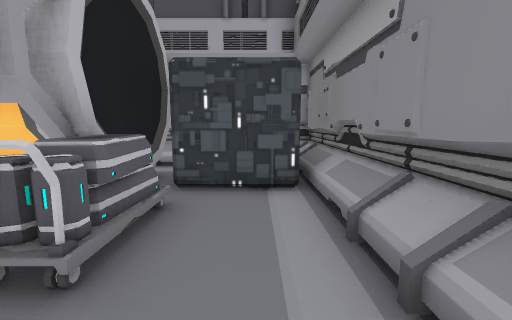
view 1 (above)

24 first-person views from a walk through a 3-D level made in the Unity game engine. The camera is 1.2 m above the floor, tilts 8° down and sees 90° across. The floor is counted in squares, 1 m on a side. Each view is taken from the middle of a square. On the plan, view 1 faces up. The plan holds only what a view shows up to about 12 squares ahead; the rest is blank. The place goes on beyond the plan. Some animated figures are left out.

view 2
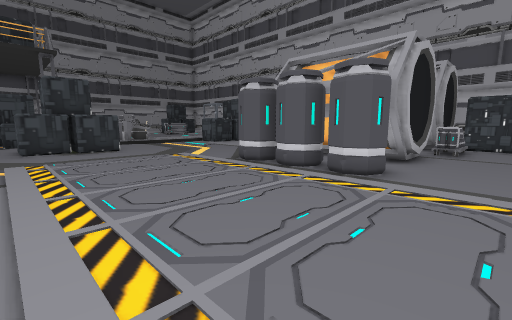

view 3
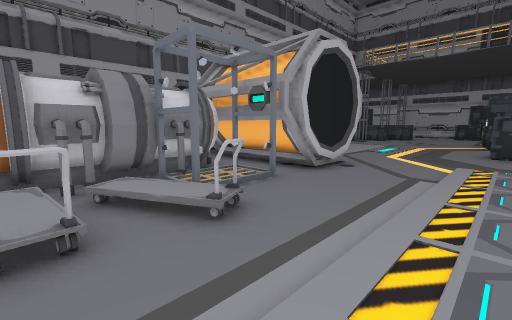

view 4
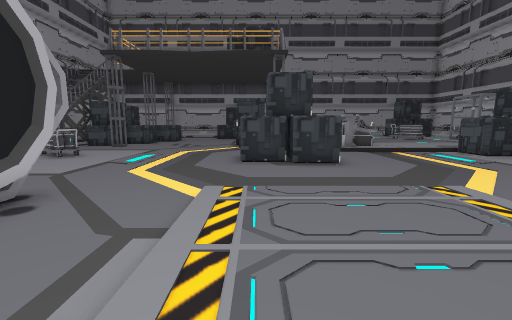

view 5
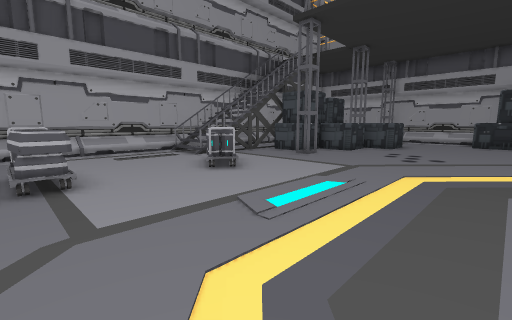

view 6
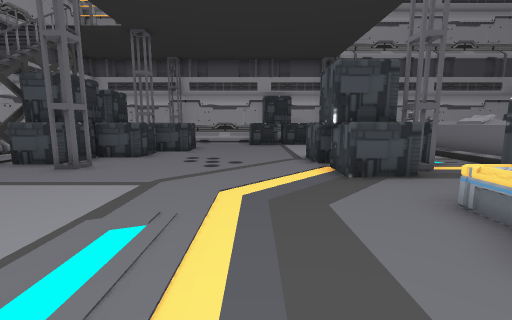

view 7
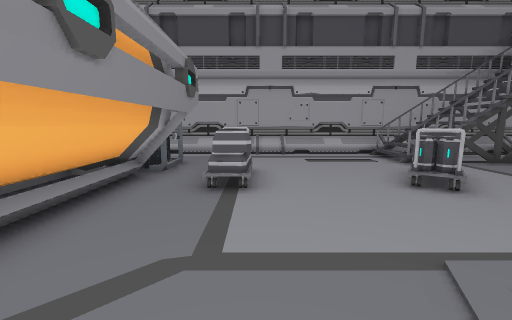

view 8
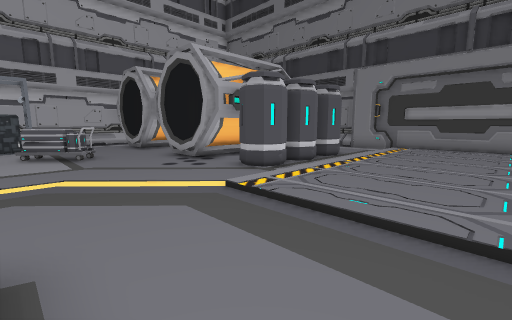

view 9
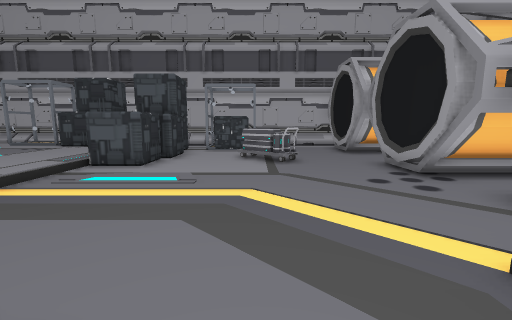

view 10
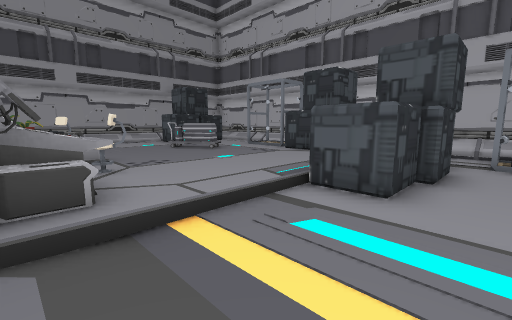

view 11
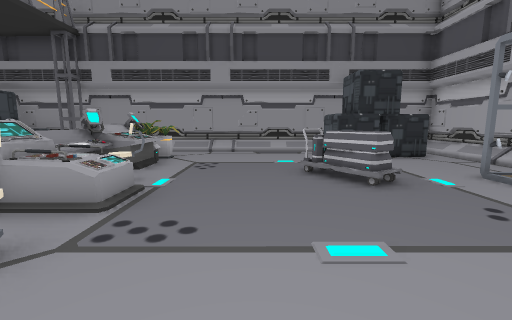

view 12
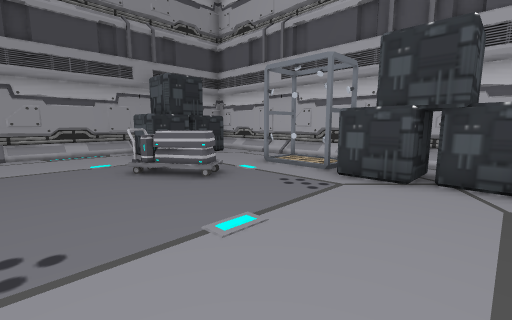

view 13
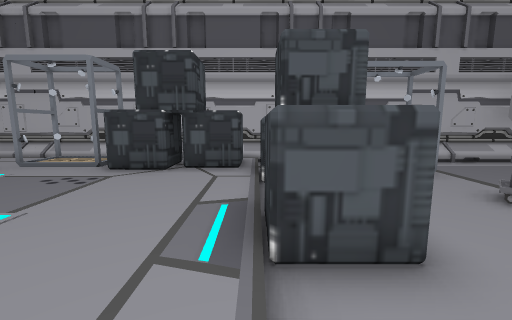

view 14
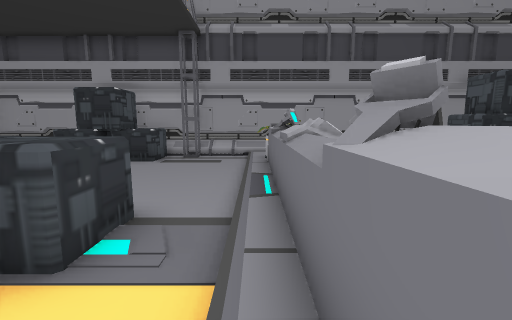

view 15
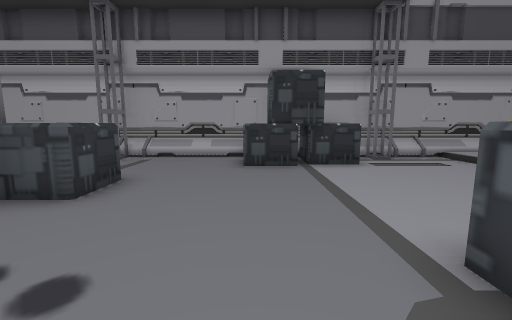

view 16
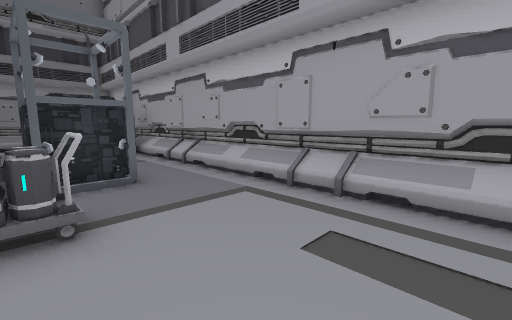

view 17
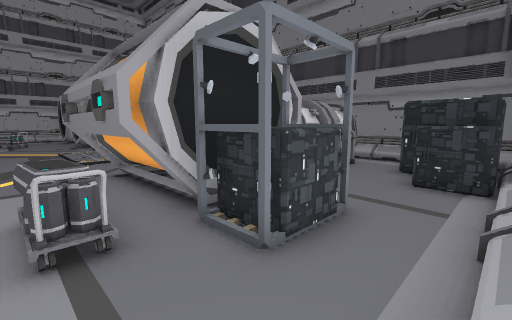

view 18
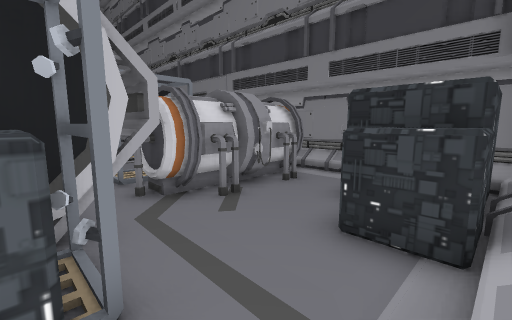

view 19
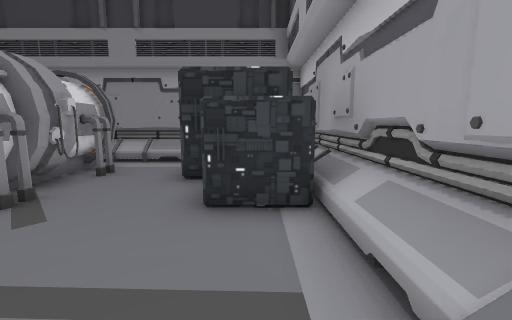

view 20
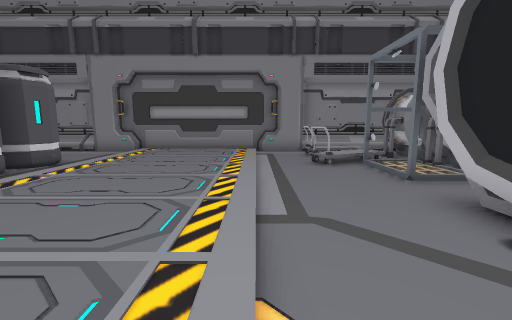

view 21
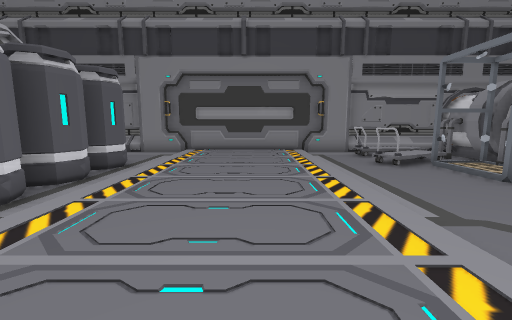

view 22
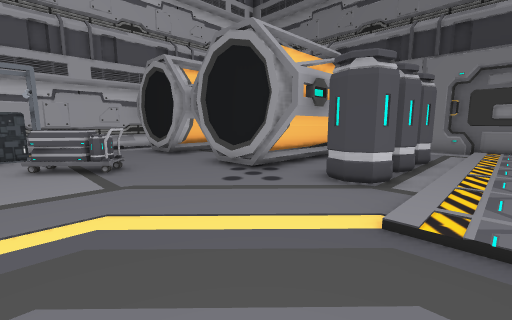

view 23
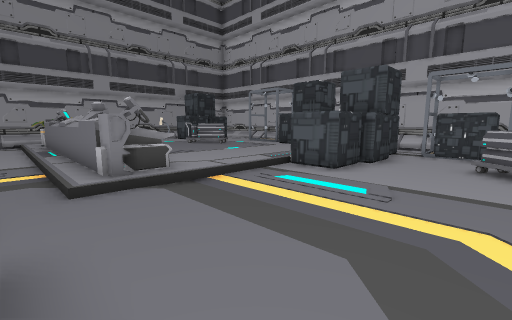

view 24
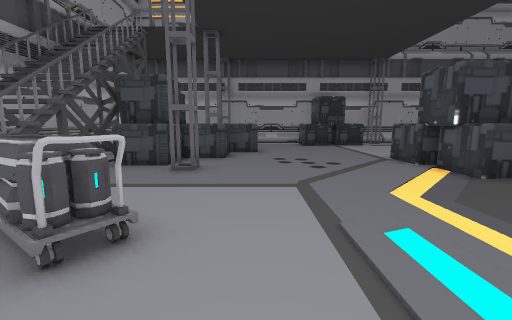

### Floor plan
Key: @ floor where view 1 was taken; # wall or solid block; . main floor; : floor 0.25 m higher than the main floor; + floor 5.25 m higher than the main floor; / step, stairs or slope; = window, fence, low wall or low ledge; ^ raised ledge; v drop or lower ground; C cart; R crate; S stool; O other object.
Columns run from 29 left of view 1 to 2 right of it. Each row starts with its distance up from view 1.
  8 ########################  #   ##
  7 #//////// // /...  ...O   OO   #
  6  OOO::O  OOOO/..OOO...OOO     O#
  5  OOO::O//OOOOOOOOOO...#    OOOO#
  4 #  O:::::::::O O......OOOOOC../#
  3 #/OO  :C::::::OO..C...OO  OCC./#
  2 #/:::CCC:::::O O..CC..O    CC./#
  1 #/:::C:::::::O O...C..OOOOOO../
  0 #/:::::::::::/O.......#    O.@
 -1 #/:::::::::::/........OOOOOO../#
 -2 #/::::::=:S::/........OOOOOO../#
 -3 #//O==SS=:S^^/........O#OO O..##
 -4 #/OO##==#=#^#/........OOOOOO..#
 -5 #/:O:::::::::/....../.........#
 -6 #/..............O.../.........#
 -7 #/......OOO..OOOOO../.........#
 -8 ##......OO#O.OOOO.../.........#
 -9 #OO.....OO O..RRO.../.........#
-10 #OO.....OOOO......../.........#
-11 # OO..........................#
-12 #  O......................CC.C##
-13 #..................OO##OO//O/O/#
-14 #..................OOO#OO.O// /#
-15 #....++............OOO#OOOOOOO/#
-16 #...  #OO......C...OOO#OOOOOOOO#
-17 ##      O.#...CC..CCOO OOOOOOO.#
-18 #     vOOOO...C...CCOOOOO......#
-19 #    #v OOO.......C.OOO........#
-20 #     =vv==##=......OOO...OOO
-21 #     ////////............OOO
-22     //########////////////OOOO##
-23     ###     ###################

Where each view was taken, in squares from view 1:
view 1: 0 up, 0 right, facing up
view 2: 10 down, 0 right, facing up-left
view 3: 9 down, 0 right, facing down-left
view 4: 9 down, 4 left, facing left
view 5: 11 down, 10 left, facing down-left
view 6: 12 down, 12 left, facing left
view 7: 12 down, 11 left, facing down
view 8: 9 down, 12 left, facing up-right
view 9: 7 down, 11 left, facing up
view 10: 4 down, 13 left, facing up-left
view 11: 0 up, 17 left, facing left
view 12: 1 down, 17 left, facing up-left
view 13: 2 down, 16 left, facing up
view 14: 5 down, 17 left, facing left
view 15: 12 down, 19 left, facing left
view 16: 18 down, 14 left, facing down-right
view 17: 22 down, 11 left, facing up-right
view 18: 22 down, 7 left, facing up-right
view 19: 21 down, 7 left, facing right
view 20: 10 down, 10 left, facing right
view 21: 8 down, 10 left, facing right
view 22: 6 down, 12 left, facing up-right
view 23: 6 down, 11 left, facing up-left
view 24: 15 down, 12 left, facing left
